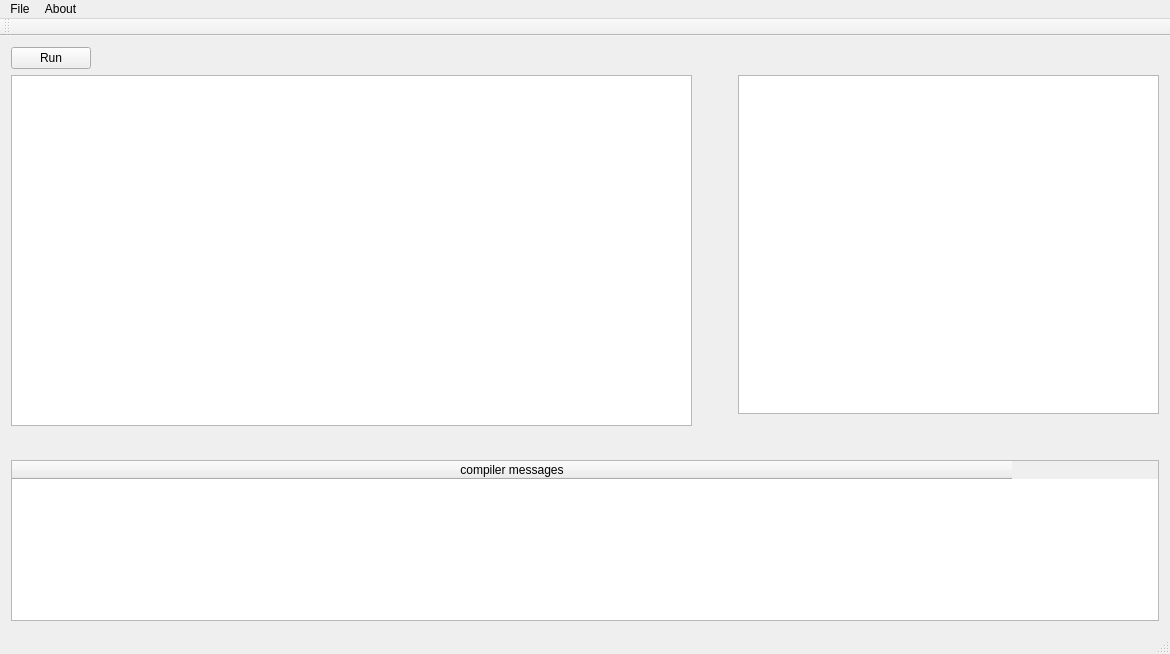
<?xml version="1.0" encoding="UTF-8"?>
<ui version="4.0">
 <class>Window</class>
 <widget class="QMainWindow" name="Window">
  <property name="geometry">
   <rect>
    <x>0</x>
    <y>0</y>
    <width>1170</width>
    <height>654</height>
   </rect>
  </property>
  <property name="minimumSize">
   <size>
    <width>1170</width>
    <height>654</height>
   </size>
  </property>
  <property name="windowTitle">
   <string>Window</string>
  </property>
  <widget class="QWidget" name="centralWidget">
   <layout class="QGridLayout" name="gridLayout">
    <item row="2" column="0" colspan="2">
     <layout class="QVBoxLayout" name="verticalLayout">
      <item>
       <layout class="QHBoxLayout" name="horizontalLayout">
        <item>
         <widget class="QTextEdit" name="textEdit">
          <property name="minimumSize">
           <size>
            <width>681</width>
            <height>351</height>
           </size>
          </property>
         </widget>
        </item>
        <item>
         <spacer name="horizontalSpacer">
          <property name="orientation">
           <enum>Qt::Horizontal</enum>
          </property>
          <property name="sizeType">
           <enum>QSizePolicy::Fixed</enum>
          </property>
          <property name="sizeHint" stdset="0">
           <size>
            <width>40</width>
            <height>20</height>
           </size>
          </property>
         </spacer>
        </item>
        <item>
         <widget class="QTextEdit" name="textEdit_2">
          <property name="minimumSize">
           <size>
            <width>415</width>
            <height>321</height>
           </size>
          </property>
         </widget>
        </item>
       </layout>
      </item>
      <item>
       <spacer name="verticalSpacer">
        <property name="orientation">
         <enum>Qt::Vertical</enum>
        </property>
        <property name="sizeType">
         <enum>QSizePolicy::Minimum</enum>
        </property>
        <property name="sizeHint" stdset="0">
         <size>
          <width>20</width>
          <height>40</height>
         </size>
        </property>
       </spacer>
      </item>
      <item>
       <widget class="QTableWidget" name="tableWidget_1">
        <property name="minimumSize">
         <size>
          <width>1131</width>
          <height>161</height>
         </size>
        </property>
        <attribute name="horizontalHeaderDefaultSectionSize">
         <number>1000</number>
        </attribute>
        <column>
         <property name="text">
          <string>compiler messages</string>
         </property>
        </column>
       </widget>
      </item>
     </layout>
    </item>
    <item row="0" column="1">
     <spacer name="horizontalSpacer_2">
      <property name="orientation">
       <enum>Qt::Horizontal</enum>
      </property>
      <property name="sizeHint" stdset="0">
       <size>
        <width>1063</width>
        <height>20</height>
       </size>
      </property>
     </spacer>
    </item>
    <item row="0" column="0">
     <widget class="QPushButton" name="pushButton">
      <property name="maximumSize">
       <size>
        <width>101</width>
        <height>16777215</height>
       </size>
      </property>
      <property name="text">
       <string>Run</string>
      </property>
      <property name="icon">
       <iconset>
        <normaloff>../build-compiler-Desktop_Qt_5_11_3_GCC_64bit-Debug/run.png</normaloff>../build-compiler-Desktop_Qt_5_11_3_GCC_64bit-Debug/run.png</iconset>
      </property>
     </widget>
    </item>
   </layout>
  </widget>
  <widget class="QMenuBar" name="menuBar">
   <property name="geometry">
    <rect>
     <x>0</x>
     <y>0</y>
     <width>1170</width>
     <height>24</height>
    </rect>
   </property>
   <widget class="QMenu" name="menuFile">
    <property name="title">
     <string>File</string>
    </property>
    <addaction name="action_open"/>
    <addaction name="action_Exit"/>
   </widget>
   <widget class="QMenu" name="menuAbout">
    <property name="title">
     <string>About</string>
    </property>
    <addaction name="actionAbout_project"/>
   </widget>
   <addaction name="menuFile"/>
   <addaction name="menuAbout"/>
  </widget>
  <widget class="QToolBar" name="mainToolBar">
   <attribute name="toolBarArea">
    <enum>TopToolBarArea</enum>
   </attribute>
   <attribute name="toolBarBreak">
    <bool>false</bool>
   </attribute>
  </widget>
  <widget class="QStatusBar" name="statusBar"/>
  <action name="action_open">
   <property name="text">
    <string>&amp;open</string>
   </property>
  </action>
  <action name="action_Exit">
   <property name="text">
    <string>&amp;Exit</string>
   </property>
  </action>
  <action name="actionAbout_project">
   <property name="text">
    <string>About project</string>
   </property>
  </action>
 </widget>
 <layoutdefault spacing="6" margin="11"/>
 <resources/>
 <connections/>
</ui>
